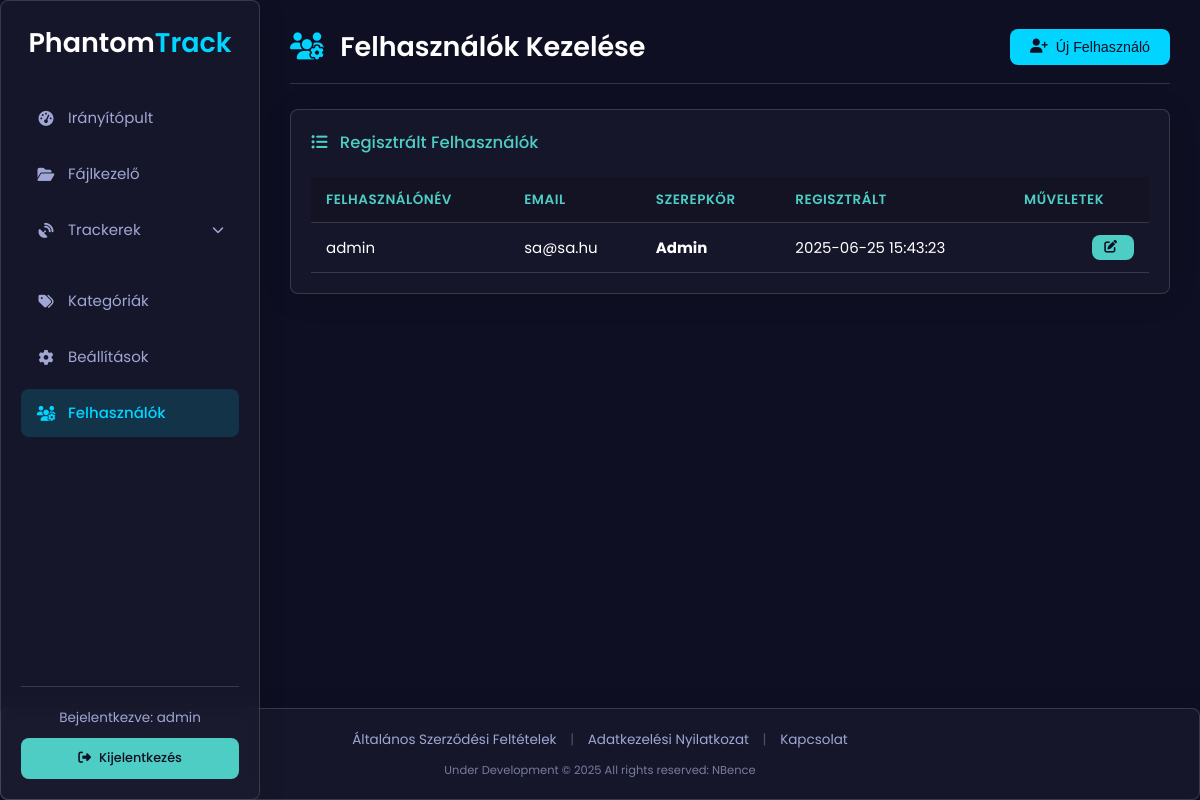
Page /tracker/users.php (signed in) on the earlier database version.
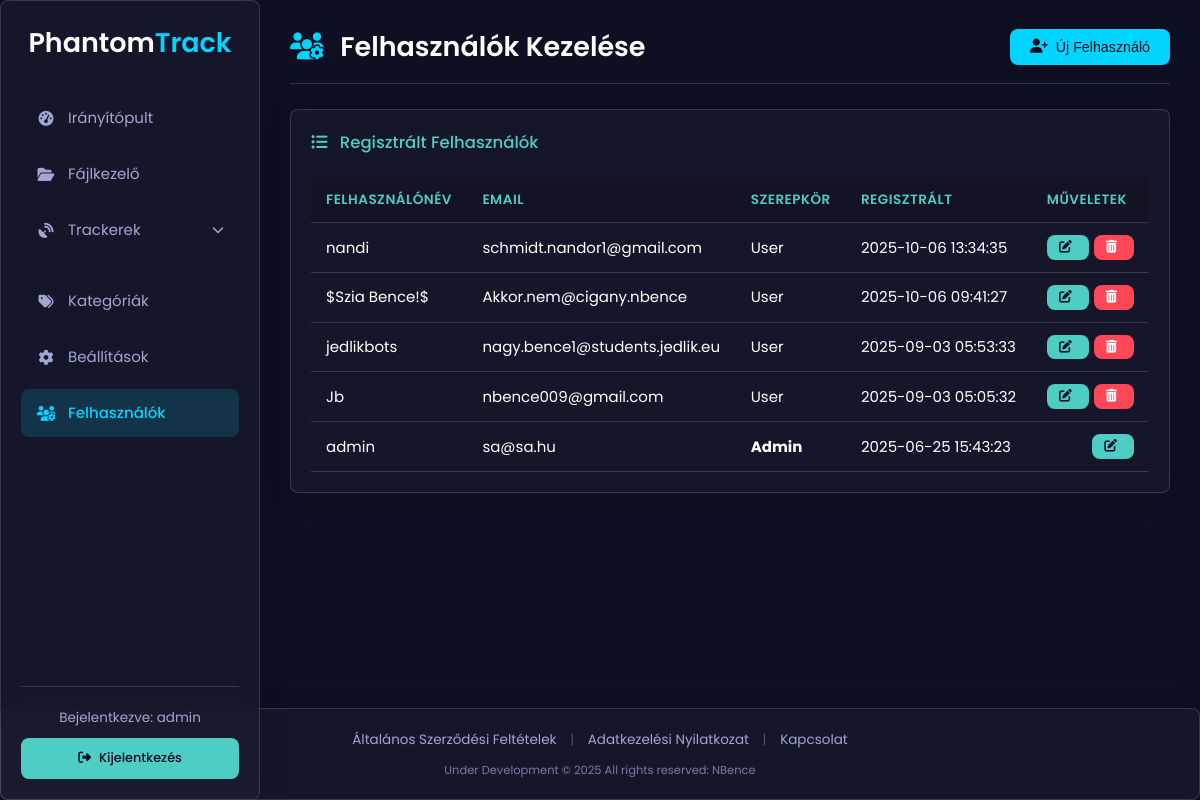
Same page on the later database version.
### tables this page shows
CREATE TABLE `users` (
  `id` int(11) NOT NULL,
  `username` varchar(50) NOT NULL,
  `email` varchar(100) NOT NULL,
  `password_hash` varchar(255) NOT NULL,
  `created_at` timestamp NOT NULL DEFAULT current_timestamp(),
  `is_admin` tinyint(1) DEFAULT 0,
  `api_token` varchar(64) DEFAULT NULL,
  `allow_api_token_creation` tinyint(1) NOT NULL DEFAULT 0
);

### includes/auth.php (called while the page is built, shortened)
<?php
function isLoggedIn() {
    return isset($_SESSION['user_id']);
}
function getCurrentUserId() {
    return $_SESSION['user_id'] ?? null;
}
function getCurrentUsername() {
    return $_SESSION['username'] ?? null;
}
function getCurrentUserRole() {
    $db = getDB();
    $stmt = $db->prepare("SELECT is_admin FROM users WHERE id = :user_id");
    $stmt->execute([':user_id' => getCurrentUserId()]);
    $role = $stmt->fetchColumn();
    return $role == 1 ? 'admin' : 'user';
}
function isAdmin() {
    return getCurrentUserRole() === 'admin';
}
?>

### includes/functions.php (called while the page is built, shortened)
<?php
function formatTimestamp($timestamp, $format = 'Y-m-d H:i:s') {
    $date = new DateTime($timestamp);
    return $date->format($format);
}
function escape($html) {
    return htmlspecialchars($html ?? '', ENT_QUOTES | ENT_SUBSTITUTE, 'UTF-8');
}
?>

### tracker/users.php (the view, shortened to what this page needs)
<?php
require_once __DIR__ . '/../includes/auth.php';
require_once __DIR__ . '/../includes/functions.php';
$db = getDB();
$currentUserId = getCurrentUserId();
$pageTitle = "Felhasználók Kezelése";
$usersStmt = $db->prepare("
    SELECT u.id, u.username, u.email, u.is_admin, u.created_at, COUNT(t.id) as token_count
    FROM users u
    LEFT JOIN tokens t ON u.id = t.user_id
    WHERE u.id > 0 -- Csak egy dummy feltétel, hogy a GROUP BY működjön, ha nincs user
    GROUP BY u.id, u.username, u.email, u.is_admin, u.created_at
    ORDER BY u.created_at DESC
");
$usersStmt->execute();
$users = $usersStmt->fetchAll();
require_once __DIR__ . '/../includes/header.php';
?>
<div class="content-header">
    <h1><i class="fas fa-users-cog"></i> <?php echo escape($pageTitle); ?></h1>
    <button class="btn btn-primary" onclick="document.getElementById('addUserModal').style.display='block'"><i class="fas fa-user-plus"></i> Új Felhasználó</button>
</div>
<section class="settings-section glass-effect">
    <h2><i class="fas fa-list-ul"></i> Regisztrált Felhasználók</h2>
    <div class="table-container">
        <table>
            <thead>
                <tr>
                    <th data-label="Felhasználónév">Felhasználónév</th>
                    <th data-label="Email">Email</th>
                    <th data-label="Szerepkör">Szerepkör</th>
                    <th data-label="Regisztrált">Regisztrált</th>
                    <th data-label="Műveletek">Műveletek</th>
                </tr>
            </thead>
            <tbody>
                <?php if (empty($users)): ?>
                    <tr><td colspan="5" style="text-align: center;">Nincsenek felhasználók a rendszerben.</td></tr>
                <?php else: foreach ($users as $user): ?>
                <tr>
                    <td data-label="Felhasználónév"><?php echo escape($user['username']); ?></td>
                    <td data-label="Email"><?php echo escape($user['email']); ?></td>
                    <td data-label="Szerepkör"><?php echo $user['is_admin'] ? '<b>Admin</b>' : 'User'; ?></td>
                    <td data-label="Regisztrált"><?php echo escape(formatTimestamp($user['created_at'])); ?></td>
                    <td data-label="Műveletek">
                        <div class="action-buttons">
                            <button onclick="openEditUserModal(<?php echo $user['id']; ?>)" class="btn btn-small btn-secondary" title="Szerkesztés"><i class="fas fa-edit"></i></button>
                            <?php if ($user['id'] != $currentUserId): ?>
                                <button onclick="openDeleteUserModal(<?php echo $user['id']; ?>, '<?php echo escape($user['username']); ?>', <?php echo $user['token_count']; ?>)" class="btn btn-small btn-danger" title="Törlés">
                                    <i class="fas fa-trash-alt"></i>
                                </button>
                            <?php endif; ?>
                        </div>
                    </td>
                </tr>
                <?php endforeach; endif; ?>
            </tbody>
        </table>
    </div>
</section>
<?php require_once __DIR__ . '/../includes/footer.php'; ?>

### includes/header.php (shortened to what this page needs)
<?php
require_once __DIR__ . '/auth.php';
require_once __DIR__ . '/functions.php';
?>
<!DOCTYPE html>
<html lang="hu">
<head>
    <link rel="stylesheet" href="<?php echo BASE_URL; ?>assets/css/style.css">
    <link rel="stylesheet" href="https://cdn.jsdelivr.net/npm/flatpickr/dist/themes/dark.css">
    <link rel="stylesheet" href="https://cdnjs.cloudflare.com/ajax/libs/font-awesome/6.5.1/css/all.min.css">
    <link rel="stylesheet" href="https://cdnjs.cloudflare.com/ajax/libs/prism/1.29.0/themes/prism-okaidia.min.css">
    <link rel="stylesheet" href="https://cdnjs.cloudflare.com/ajax/libs/prism/1.29.0/plugins/toolbar/prism-toolbar.min.css">
</head>
<body class="admin-layout">
    <div class="page-wrapper">
        <?php if (isLoggedIn()): ?>
            <?php include __DIR__ . '/nav.php'; ?>
        <?php endif; ?>
        <main class="main-content">

### includes/nav.php (shortened to what this page needs)
<?php
$current_page = basename($_SERVER['PHP_SELF']);
$category_id_from_url = null;
$navCategories = [];
if (function_exists('getCurrentUserId') && getCurrentUserId()) {
    $dbNav = getDB();
    $categoriesNavStmt = $dbNav->prepare("SELECT id, name FROM token_categories WHERE user_id = :user_id ORDER BY name ASC");
    $categoriesNavStmt->execute([':user_id' => getCurrentUserId()]);
    $navCategories = $categoriesNavStmt->fetchAll();
}
?>
<nav class="sidebar glass-effect">
    <div class="sidebar-header">
        <a href="<?php echo BASE_URL; ?>tracker/dashboard.php" class="logo-link">
           Phantom<span class="accent-text">Track</span>
        </a>
    </div>
    <ul class="nav-menu">
        <li <?php if ($current_page == 'dashboard.php') echo 'class="active"'; ?>>
            <a href="<?php echo BASE_URL; ?>tracker/dashboard.php" title="Irányítópult"><i class="fas fa-tachometer-alt"></i><span>Irányítópult</span></a>
        </li>
        <li <?php if ($current_page == 'files.php') echo 'class="active"'; ?>>
            <a href="<?php echo BASE_URL; ?>tracker/files.php" title="Fájlkezelő"><i class="fas fa-folder-open"></i><span>Fájlkezelő</span></a>
        </li>
        <?php
            $tracker_pages = ['tokens.php', 'file_requests.php', 'permanent_requests.php', 'token_details.php'];
            $is_tracker_section_active = in_array($current_page, $tracker_pages);
        ?>
        <li class="<?php if($is_tracker_section_active) echo 'active '; ?>has-submenu">
            <a href="#" title="Trackerek és Fájlbekérők"><i class="fas fa-satellite-dish"></i><span>Trackerek</span></a>
        </li>
        <?php $is_category_section_active = ($current_page == 'categories.php' || (in_array($current_page, ['tokens.php', 'files.php']) && $category_id_from_url !== null)); ?>
        <li class="<?php if($is_category_section_active) echo 'active '; if (!empty($navCategories)) echo 'has-submenu'; ?>">
            <a href="<?php echo BASE_URL; ?>tracker/categories.php" title="Kategóriák kezelése"><i class="fas fa-tags"></i><span>Kategóriák</span></a>
        </li>
        <li <?php if ($current_page == 'settings.php') echo 'class="active"'; ?>>
            <a href="<?php echo BASE_URL; ?>tracker/settings.php" title="Beállítások"><i class="fas fa-cog"></i><span>Beállítások</span></a>
        </li>
        <?php if (isAdmin()): ?>
            <li <?php if ($current_page == 'users.php') echo 'class="active"'; ?>>
                <a href="<?php echo BASE_URL; ?>tracker/users.php" title="Felhasználók"><i class="fas fa-users-cog"></i><span>Felhasználók</span></a>
            </li>
        <?php endif; ?>
    </ul>
    <div class="sidebar-footer">
        <p>Bejelentkezve: <?php echo escape(getCurrentUsername()); ?></p>
        <a href="<?php echo BASE_URL; ?>tracker/logout.php" class="btn btn-secondary"><i class="fas fa-sign-out-alt"></i><span>Kijelentkezés</span></a>
    </div>
</nav>

### includes/footer.php (shortened to what this page needs)
</main>
    </div>
    <footer class="site-footer glass-effect">
        <div class="footer-links">
            <a href="<?php echo BASE_URL; ?>public/terms.php">Általános Szerződési Feltételek</a>
            <span class="footer-separator">|</span>
            <a href="<?php echo BASE_URL; ?>public/privacy.php">Adatkezelési Nyilatkozat</a>
            <span class="footer-separator">|</span>
            <a href="<?php echo BASE_URL; ?>public/contact.php">Kapcsolat</a>
        </div>
        <div class="footer-copy">
            Under Development © <?php echo date('Y'); ?> All rights reserved: NBence
        </div>
    </footer>
</body>
</html>

Differences in the rows shown:
added users: username "nandi", email "schmidt.nandor1@gmail.com", is_admin "User", created_at "2025-10-06 13:34:35"
added users: username "$Szia Bence!$", email "Akkor.nem@cigany.nbence", is_admin "User", created_at "2025-10-06 09:41:27"
added users: username "jedlikbots", email "nagy.bence1@students.jedlik.eu", is_admin "User", created_at "2025-09-03 05:53:33"
added users: username "Jb", email "nbence009@gmail.com", is_admin "User", created_at "2025-09-03 05:05:32"
